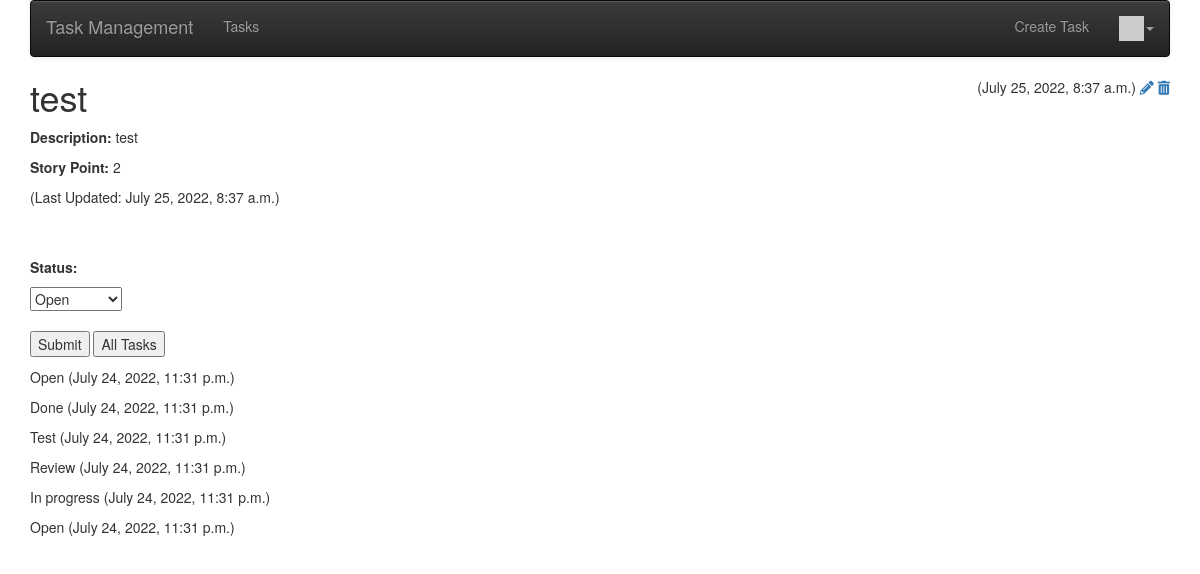
The page /tasks/2/ (signed in) on the database its author committed.
### task/models.py (models this page shows, shortened)
class Task(models.Model):
    title = models.CharField(
        max_length=200,
        validators=[MinLengthValidator(2, "Title must be greater than 2 characters")]
    )
    description = models.TextField()
    owner = models.ForeignKey('auth.User', on_delete=models.CASCADE)
    story_point = models.PositiveSmallIntegerField(null=True)
    created_at = models.DateTimeField(auto_now_add=True)
    updated_at = models.DateTimeField(auto_now=True)

class Status(models.Model):
    status_list = (
        ('Open', 'Open'),
        ('InProgress', 'In progress'),
        ('Review', 'Review'),
        ('Test', 'Test'),
        ('Done', 'Done'),
    )
    status = models.CharField(max_length=20, choices=status_list, default=0)
    task = models.ForeignKey(Task, on_delete=models.CASCADE)
    owner = models.ForeignKey(settings.AUTH_USER_MODEL, on_delete=models.CASCADE)
    updated_at = models.DateTimeField(auto_now=True)

### task/views.py (the view)
# urls.py: path('<int:pk>/', views.TaskDetailView.as_view(), name='task_detail'),
class TaskDetailView(APIView):
    queryset = Task.objects.all()
    renderer_classes = [TemplateHTMLRenderer]
    serializer_class = TaskSerializer
    template_name = "task/detail.html"
    def get(self, request, pk):
        task = get_object_or_404(Task, id=pk)
        status_list = Status.objects.filter(task=task).order_by('-updated_at')
        status_serializer = StatusSerializer()
        ctx = {'task': task, 'status_list': status_list, 'status_serializer': status_serializer,
               "choices": Status.status_list}
        return Response(ctx)

### home/templatetags/app_tags.py (called while the page is built)
@register.filter(name='gravatar')
def gravatar(user, size=35):
    email = str(user.email.strip().lower()).encode('utf-8')
    email_hash = md5(email).hexdigest()
    url = "//www.gravatar.com/avatar/{0}?s={1}&d=identicon&r=PG"
    return url.format(email_hash, size)

### task/templates/task/detail.html (shortened to what this page needs)
{% extends "base_menu.html" %}
{% block content %}
<span style="float: right;">
  ({{ task.updated_at }})
  {% if task.owner == user %}
    <a href="{% url 'tasks:task_update' task.id %}"><i class="fa fa-pencil"></i></a>
    <a href="{% url 'tasks:task_delete' task.id %}"><i class="fa fa-trash"></i></a>
  {% endif %}
</span>
<h1>{{ task.title }}</h1>
<p>
  <strong> Description: </strong> {{ task.description }}
</p>
<p>
  <strong> Story Point: </strong> {{ task.story_point }}
</p>
<p>
  (Last Updated: {{ task.updated_at }})
</p>
<br>
{% if task.owner == user %}
  <p>
    <strong> Status: </strong>
  </p>
  <form method="post" action="{% url 'tasks:status_updated' task.id %}">
    <select class="dropdown" name="status">
      {% for key, choice in choices %}
        <option value="{{ choice }}">{{ choice }}</option>
      {% endfor %}
    </select>
    <br>
    <p>
      <input type="submit" value="Submit">
      <input type="submit" value="All Tasks" onclick="window.location.href='{% url 'tasks:all' %}';return false;">
    </p>
  </form>
{% endif %}
{% if user.is_authenticated %}
{% for status in status_list %}
  <p> {{ status.status }}
      ({{ status.updated_at }})
  </p>
{% endfor %}
{% endif %}
{% endblock %}

### rows shown on the page
Task: updated_at "July 25, 2022, 8:37 a.m.", title "test", description "test", story_point "2"
Status: status "Open", updated_at "July 24, 2022, 11:31 p.m."
Status: status "Done", updated_at "July 24, 2022, 11:31 p.m."
Status: status "Test", updated_at "July 24, 2022, 11:31 p.m."
Status: status "Review", updated_at "July 24, 2022, 11:31 p.m."
Status: status "In progress", updated_at "July 24, 2022, 11:31 p.m."
Status: status "Open", updated_at "July 24, 2022, 11:31 p.m."

### other values the page prints
form field status "Open"
